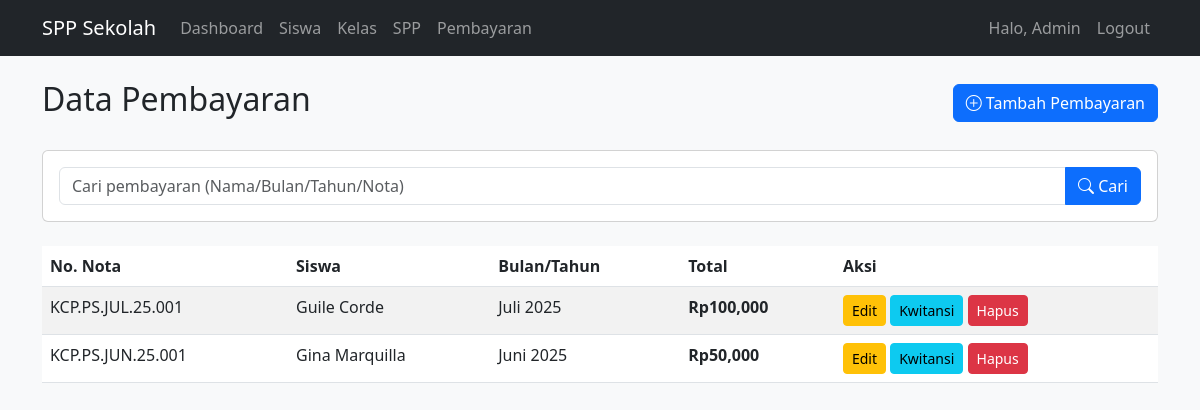
/pembayaran (signed in), run on the app's committed database.
### app.py (models this page shows, shortened)
class User(UserMixin, db.Model):
    id = db.Column(db.Integer, primary_key=True)
    username = db.Column(db.String(50), unique=True, nullable=False)
    password = db.Column(db.String(100), nullable=False)
    nama_lengkap = db.Column(db.String(100), nullable=False)
    level = db.Column(db.String(20), nullable=False, default='admin')

class Pembayaran(db.Model):
    id = db.Column(db.Integer, primary_key=True)
    nis = db.Column(db.String(20), db.ForeignKey('siswa.nis'))
    id_spp = db.Column(db.Integer, db.ForeignKey('spp.id'))
    bulan = db.Column(db.String(20), nullable=False)
    tahun = db.Column(db.String(4), nullable=False)
    tanggal_bayar = db.Column(db.Date, nullable=False)
    jumlah = db.Column(db.Float, nullable=False)
    metode_pembayaran = db.Column(db.String(20))
    status = db.Column(db.String(20), default='belum lunas')
    keterangan = db.Column(db.Text)
    daycare = db.Column(db.Float, default=0) #add new colom
    extend_hour = db.Column(db.Float, default=0)
    excul = db.Column(db.Float, default=0)
    bimbel = db.Column(db.Float, default=0)
    no_nota = db.Column(db.String(50), unique=True)
    siswa = db.relationship('Siswa', backref='pembayaran') #add new colom
    nis = db.Column(db.String(20), db.ForeignKey('siswa.nis'), nullable=False)

class Siswa(db.Model):
    nis = db.Column(db.String(20), primary_key=True)
    nama = db.Column(db.String(100), nullable=False)
    jenis_kelamin = db.Column(db.String(1))
    tanggal_lahir = db.Column(db.String(10))
    alamat = db.Column(db.Text)
    status = db.Column(db.String(20), default='aktif')
    kelas_id = db.Column(db.Integer, db.ForeignKey('kelas.id')) #new add
    kelas = db.relationship('Kelas', backref='siswa_list', lazy=True)

### app.py (the view)
@app.route('/pembayaran') # Fungsi untuk menampilkan halaman manajemen pembayaran
@login_required
def pembayaran():
    if current_user.level != 'admin': # Jika user bukan admin
        return redirect(url_for('logout')) # Alihkan ke logout
    keyword = request.args.get('search', '')
    if keyword:
        data_pembayaran = Pembayaran.search(keyword)
    else:
        data_pembayaran = Pembayaran.query.all()
    return render_template('pembayaran.html', pembayaran=data_pembayaran, keyword=keyword)

### app.py (called while the page is built)
@login_manager.user_loader # Fungsi untuk memuat user saat login
def load_user(user_id): # Mengambil user berdasarkan ID yang diberikan dari database (SQLAlchemy)
    return User.query.get(int(user_id)) # Mengambil user berdasarkan ID yang diberikan dari database (SQLAlchemy)

### templates/pembayaran.html (shortened to what this page needs)
{% extends "base.html" %}
{% block content %}
<div class="d-flex justify-content-between align-items-center mb-4">
    <h2>Data Pembayaran</h2>
    <a href="{{ url_for('tambah_pembayaran') }}" class="btn btn-primary">
        <i class="bi bi-plus-circle"></i> Tambah Pembayaran
    </a>
</div>
<div class="card mb-4">
    <div class="card-body">
        <form method="GET" action="{{ url_for('pembayaran') }}">
            <div class="input-group">
                <input type="text" class="form-control" name="search"
                       placeholder="Cari pembayaran (Nama/Bulan/Tahun/Nota)" value="{{ keyword }}">
                <button class="btn btn-primary" type="submit">
                    <i class="bi bi-search"></i> Cari
                </button>
            </div>
        </form>
    </div>
</div>
<div class="table-responsive">
    <table class="table table-striped">
<thead>
    <tr>
        <th>No. Nota</th>
        <th>Siswa</th>
        <th>Bulan/Tahun</th>
        <th>Total</th>
        <th>Aksi</th>
    </tr>
</thead>
<tbody>
    {% for p in pembayaran %}
    <tr>
        <td>{{ p.no_nota }}</td>
        <td>{{ p.siswa.nama }}</td>
        <td>{{ p.bulan }} {{ p.tahun }}</td>
        <td><strong>Rp{{ "{:,.0f}".format(p.jumlah + p.daycare + p.extend_hour + p.excul + p.bimbel) }}</strong></td>
        <td>
            <a href="{{ url_for('edit_pembayaran', id=p.id) }}" class="btn btn-sm btn-warning">Edit</a>
            <a href="{{ url_for('cetak_kwitansi', id=p.id) }}" class="btn btn-sm btn-info">Kwitansi</a>
            <form action="{{ url_for('hapus_pembayaran', id=p.id) }}" method="POST" style="display: inline;">
                <button type="submit" class="btn btn-sm btn-danger" onclick="return confirm('Hapus data pembayaran?')">Hapus</button>
            </form>
        </td>
    </tr>
    {% endfor %}
</tbody>
    </table>
</div>
{% endblock %}

### templates/base.html (shortened to what this page needs)
<!DOCTYPE html>
<html lang="en">
<head>
    <link href="https://cdn.jsdelivr.net/npm/bootstrap@5.3.0/dist/css/bootstrap.min.css" rel="stylesheet">
    <link rel="stylesheet" href="https://cdn.jsdelivr.net/npm/bootstrap-icons@1.8.0/font/bootstrap-icons.css">
</head>
<body>
    <nav class="navbar navbar-expand-lg navbar-dark bg-dark">
        <div class="container">
            <a class="navbar-brand" href="#">SPP Sekolah</a>
            <div class="collapse navbar-collapse" id="navbarNav">
                <ul class="navbar-nav me-auto">
                    <li class="nav-item">
                        <a class="nav-link" href="{{ url_for('dashboard') }}">Dashboard</a>
                    </li>
                    <li class="nav-item">
                        <a class="nav-link" href="{{ url_for('siswa') }}">Siswa</a>
                    </li>
                    <li class="nav-item">
                        <a class="nav-link" href="{{ url_for('kelas') }}">Kelas</a>
                    </li>
                    <li class="nav-item">
                        <a class="nav-link" href="{{ url_for('spp') }}">SPP</a>
                    </li>
                    <li class="nav-item">
                        <a class="nav-link" href="{{ url_for('pembayaran') }}">Pembayaran</a>
                    </li>
                </ul>
                <ul class="navbar-nav">
                    <li class="nav-item">
                        <span class="nav-link">Halo, {{ current_user.nama_lengkap }}</span>
                    </li>
                    <li class="nav-item">
                        <a class="nav-link" href="{{ url_for('logout') }}">Logout</a>
                    </li>
                </ul>
            </div>
        </div>
    </nav>
    <div class="container mt-4">
        {% block content %}{% endblock %}
    </div>
</body>
</html>

### templates/base.html (style rules this page uses)
body { background-color: #f8f9fa; }

### data on the page
User: nama_lengkap "Admin"
Pembayaran: no_nota "KCP.PS.JUL.25.001", siswa.nama "Guile Corde", bulan "Juli", tahun "2025", p.jumlah+p.daycare+p.extend_hour+p.excul+p.bimbel "100,000"
Pembayaran: no_nota "KCP.PS.JUN.25.001", siswa.nama "Gina Marquilla", bulan "Juni", tahun "2025", p.jumlah+p.daycare+p.extend_hour+p.excul+p.bimbel "50,000"
